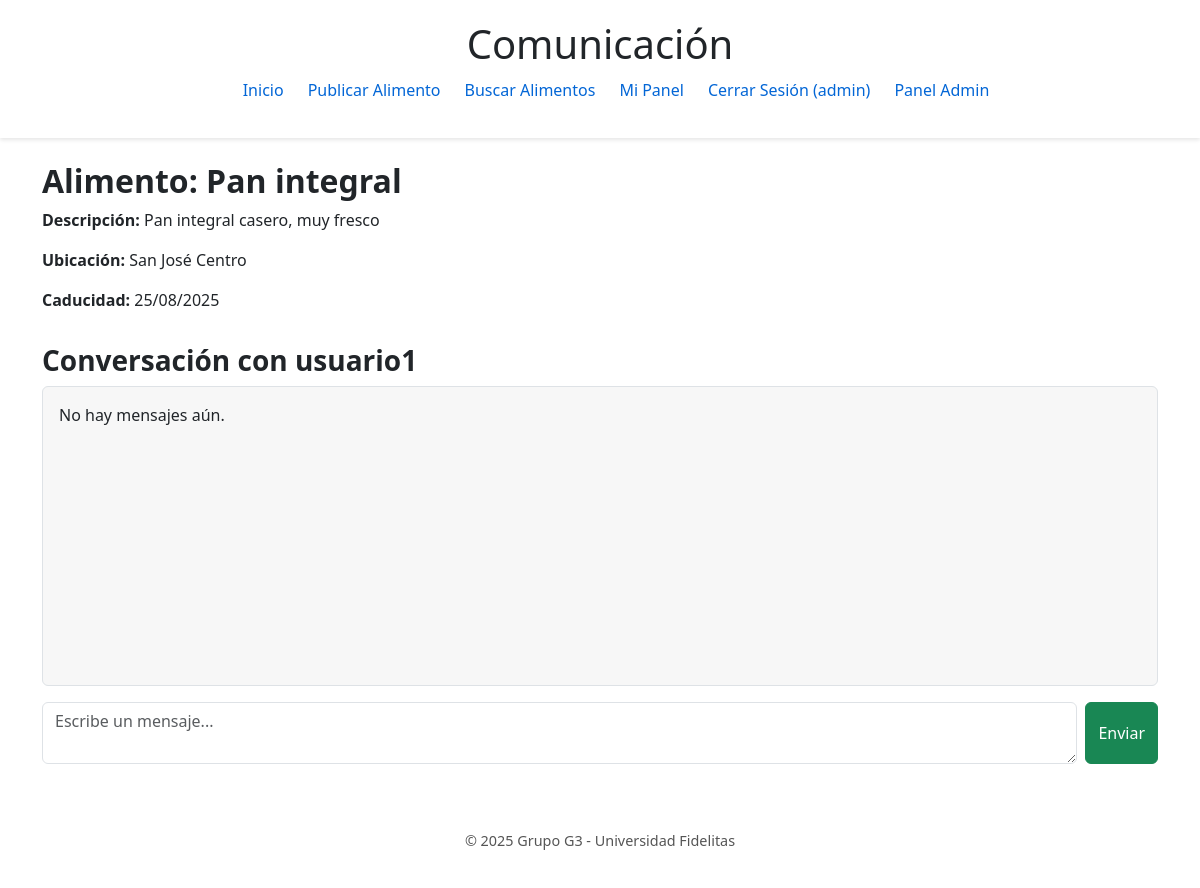
/mensaje.php?alimento_id=1 (signed in), run on the app's committed database.
### tables this page shows
CREATE TABLE alimentos (
    id INT AUTO_INCREMENT PRIMARY KEY,
    nombre VARCHAR(100) NOT NULL,
    descripcion TEXT,
    fecha_caducidad DATE,
    imagen VARCHAR(255),
    ubicacion VARCHAR(200),
    usuario_id INT NOT NULL,
    fecha_publicacion TIMESTAMP DEFAULT CURRENT_TIMESTAMP,
    estado ENUM('disponible', 'intercambiado') DEFAULT 'disponible',
    FOREIGN KEY (usuario_id) REFERENCES usuarios(id) ON DELETE CASCADE
);

CREATE TABLE usuarios (
    id INT AUTO_INCREMENT PRIMARY KEY,
    username VARCHAR(50) NOT NULL UNIQUE,
    email VARCHAR(100) NOT NULL UNIQUE,
    password VARCHAR(255) NOT NULL,
    rol ENUM('usuario', 'admin') DEFAULT 'usuario',
    fecha_registro TIMESTAMP DEFAULT CURRENT_TIMESTAMP
);

### mensaje.php (the view, shortened to what this page needs)
<?php
$conn = Database::connect();
$current_id = $_SESSION['usuario_id'];
$alimento_id = isset($_GET['alimento_id']) ? intval($_GET['alimento_id']) : 0;
$stmt = $conn->prepare(
    "SELECT a.*, u.username AS owner_username, u.id AS owner_id FROM alimentos a JOIN usuarios u ON a.usuario_id = u.id WHERE a.id = ?"
);
$stmt->bind_param("i", $alimento_id);
$stmt->execute();
$alimento = $stmt->get_result()->fetch_assoc();
$owner_id = intval($alimento['usuario_id']);
$partner_id = 0;
if ($current_id !== $owner_id) {
    $partner_id = $owner_id;
}
$mensajes = [];
if ($partner_id > 0) {
    $msgQuery = $conn->prepare(
        "SELECT m.*, u.username AS remitente_nombre FROM mensajes m JOIN usuarios u ON m.remitente_id = u.id " .
        "WHERE m.alimento_id = ? AND ((m.remitente_id = ? AND m.destinatario_id = ?) OR (m.remitente_id = ? AND m.destinatario_id = ?)) ORDER BY m.fecha_envio ASC"
    );
    $msgQuery->bind_param("iiiii", $alimento_id, $current_id, $partner_id, $partner_id, $current_id);
    $msgQuery->execute();
    $mensajes = $msgQuery->get_result()->fetch_all(MYSQLI_ASSOC);
    $pnameStmt = $conn->prepare("SELECT username FROM usuarios WHERE id = ?");
    $pnameStmt->bind_param("i", $partner_id);
    $pnameStmt->execute();
    $pnameRes = $pnameStmt->get_result()->fetch_assoc();
    $partner_name = $pnameRes ? $pnameRes['username'] : '';
}
$reservistas = [];
?>
<!DOCTYPE html>
<html lang="es">
<head>
    <link rel="stylesheet" href="css/style.css">
    <link href="https://cdn.jsdelivr.net/npm/bootstrap@5.3.0/dist/css/bootstrap.min.css" rel="stylesheet">
    <link href="https://cdnjs.cloudflare.com/ajax/libs/font-awesome/6.0.0/css/all.min.css" rel="stylesheet">
</head>
<body>
    <header>
        <h1>Comunicación</h1>
        <nav>
            <ul>
                <li><a href="index.html">Inicio</a></li>
                <li><a href="publicar.php">Publicar Alimento</a></li>
                <li><a href="buscar.php">Buscar Alimentos</a></li>
                <li><a href="panel_usuario.php">Mi Panel</a></li>
                <li><a href="logout.php">Cerrar Sesión (<?= htmlspecialchars($_SESSION['username']) ?>)</a></li>
                <?php if ($_SESSION['rol'] === 'admin'): ?>
                    <li><a href="admin.php">Panel Admin</a></li>
                <?php endif; ?>
            </ul>
        </nav>
    </header>
    <div class="container my-4">
        <div class="row">
            <div class="col-12 mb-3">
                <h2 class="fw-bold">Alimento: <?= htmlspecialchars($alimento['nombre']) ?></h2>
                <p><strong>Descripción:</strong> <?= htmlspecialchars($alimento['descripcion']) ?></p>
                <p><strong>Ubicación:</strong> <?= htmlspecialchars($alimento['ubicacion']) ?></p>
                <p><strong>Caducidad:</strong> <?= date('d/m/Y', strtotime($alimento['fecha_caducidad'])) ?></p>
            </div>
            <?php if ($current_id === $owner_id && $partner_id <= 0): ?>
                <div class="col-12">
                    <h3 class="fw-bold">Reservas realizadas</h3>
                    <?php if (empty($reservistas)): ?>
                        <p>No hay reservas para este alimento aún.</p>
                    <?php else: ?>
                        <ul class="list-group">
                            <?php foreach ($reservistas as $res): ?>
                                <li class="list-group-item d-flex justify-content-between align-items-center">
                                    <?= htmlspecialchars($res['username']) ?>
                                    <a href="mensaje.php?alimento_id=<?= $alimento_id ?>&destinatario=<?= $res['usuario_id'] ?>" class="btn btn-sm btn-primary">Abrir chat</a>
                                </li>
                            <?php endforeach; ?>
                        </ul>
                    <?php endif; ?>
                </div>
            <?php else: ?>
                <div class="col-12">
                    <?php if ($partner_id <= 0): ?>
                        <div class="alert alert-info">Seleccione un destinatario para iniciar la conversación.</div>
                    <?php else: ?>
                        <h3 class="fw-bold">Conversación con
                            <?php
                            if ($current_id !== $owner_id) {
                                echo htmlspecialchars($alimento['owner_username']);
                            } else {
                                echo htmlspecialchars($partner_name ?? '');
                            }
                            ?>
                        </h3>
                        <div class="border rounded p-3 mb-3" style="height: 300px; overflow-y: auto; background-color: #f7f7f7;">
                            <?php if (empty($mensajes)): ?>
                                <p>No hay mensajes aún.</p>
                            <?php endif; ?>
                        </div>
                        <?php if ($partner_id > 0): ?>
                            <form method="post" class="d-flex gap-2">
                                <textarea name="contenido" class="form-control" rows="2" placeholder="Escribe un mensaje..."></textarea>
                                <button type="submit" name="enviar_mensaje" class="btn btn-success">Enviar</button>
                            </form>
                        <?php endif; ?>
                    <?php endif; ?>
                </div>
            <?php endif; ?>
        </div>
    </div>
    <footer>
        <p>© 2025 Grupo G3 - Universidad Fidelitas</p>
    </footer>
</body>
</html>

### css/style.css (style rules this page uses)
body { font-family: 'Segoe UI', Tahoma, sans-serif; color: #333; line-height: 1.6; padding-bottom: 100px; }
header { background: #ffffffdd; backdrop-filter: blur(5px); padding: 20px; text-align: center; box-shadow: 0 2px 4px rgba(0, 0, 0, 0.1); }
nav ul { list-style: none; display: flex; justify-content: center; margin-top: 10px; }
nav a { text-decoration: none; color: #0366d6; font-weight: 500; padding: 8px 12px; border-radius: 4px; }
h2 { margin-bottom: 20px; color: #102a43; }
p { margin-bottom: 20px; }
button { background: #28a745; color: #fff; border: none; padding: 10px 16px; border-radius: 4px; font-size: 1em; }
input[type="text"], input[type="email"], input[type="password"], input[type="date"], input[type="file"], textarea { width: 100%; padding: 10px; margin-bottom: 16px; border: 1px solid #ccd0d5; border-radius: 4px; font-size: 1em; }
footer { text-align: center; padding: 20px 0; background: #ffffffdd; position: fixed; bottom: 0; left: 0; width: 100%; font-size: 0.9em; color: #555; }

### data on the page
alimentos: nombre "Pan integral", descripcion "Pan integral casero, muy fresco", ubicacion "San José Centro", fecha_caducidad "25/08/2025", usuario.username "usuario1"

### other printed values
$_SESSION['username'] "admin"
